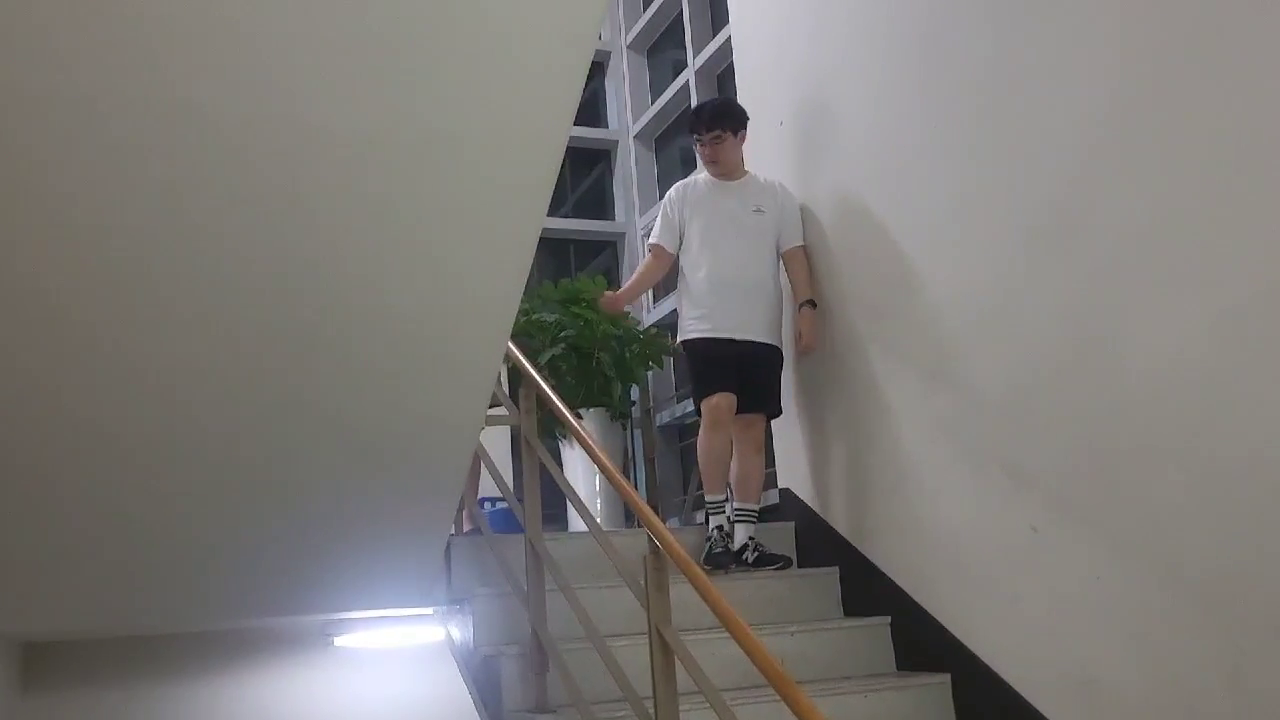
#> input picture frame 26 of check/v2.mp4, 1280 x 720 px, given in place of video8.mp4, which was not available
$ jupyter execute '2주차2_3612최도윤_경계검출.ipynb'
#> lines starting #> are read from the running program, lines starting #| are printed output that depends on the picture; after the words box and inside, x2 and y2 are one past the last pixel; in counts of white or black regions, pixels touching at a corner belong together; pictures that were not available may be replaced by others from this repository, and a replacement may not be noted
#> further down, image is the input picture: shape (720, 1280, 3); mean B, G, R 118.7, 121.3, 124.1
[cell 1]
import cv2
import numpy as np
green_cnt, cnt = 0, 0 # 긴 선분의 개수 세는 것
flag_l, flag_r = False, False #좌우 선분에서

def region_of_interest(img,vertices):
    # 이 함수의 경우에는 도움 받음 - gpt, 마스크 처리한 이미지 반환하는 함수
    mask = np.zeros_like(img)
    match_mask_color = 255
    cv2.fillPoly(mask,vertices,match_mask_color)
    masked_image=cv2.bitwise_and(img,mask)
    return masked_image

def draw_the_lines(img,lines):
  imge=np.copy(img)
  global green_cnt, flag_l, flag_r,cnt
  green_cnt = 0
  cnt = 0 #green_cnt 초기화
  flag_r, flag_l = False, False # flag들 초기화
  blank_image=np.zeros((imge.shape[0],imge.shape[1],3),dtype=np.uint8)
  if lines is None:
      return imge

  #line들에 대해서 길이를 측정하고 그리기, 길이에 따라 유형 구분
  for line in lines:
    for x1,y1,x2,y2 in line:
        # print(x1,x2,y1,y2)
        color = (255,0,0)
        cnt += 1
        #꺽이는지 여부에 따라서 다른 색을 표현하고자 함
        if (abs(x1-x2) / img.shape[1] < abs(y1-y2) / img.shape[0]):
            color = (0,255,0)
            green_cnt += 1
            if x1 < img.shape[1] // 2 and x2 < img.shape[1] * 2 //3:
                flag_l = True
            elif x1 > img.shape[1] // 2 and x1 > img.shape[1] // 3:
                flag_r = True
        cv2.line(blank_image,(x1,y1),(x2,y2),color,thickness=20)
        imge = cv2.addWeighted(imge,1,blank_image,1,0.0)
  return imge

def filter_color(image):
    white_threshold = 200
    lower_white = np.array([white_threshold, white_threshold, white_threshold])
    upper_white = np.array([255, 255, 255])
    white_mask = cv2.inRange(image, lower_white, upper_white)
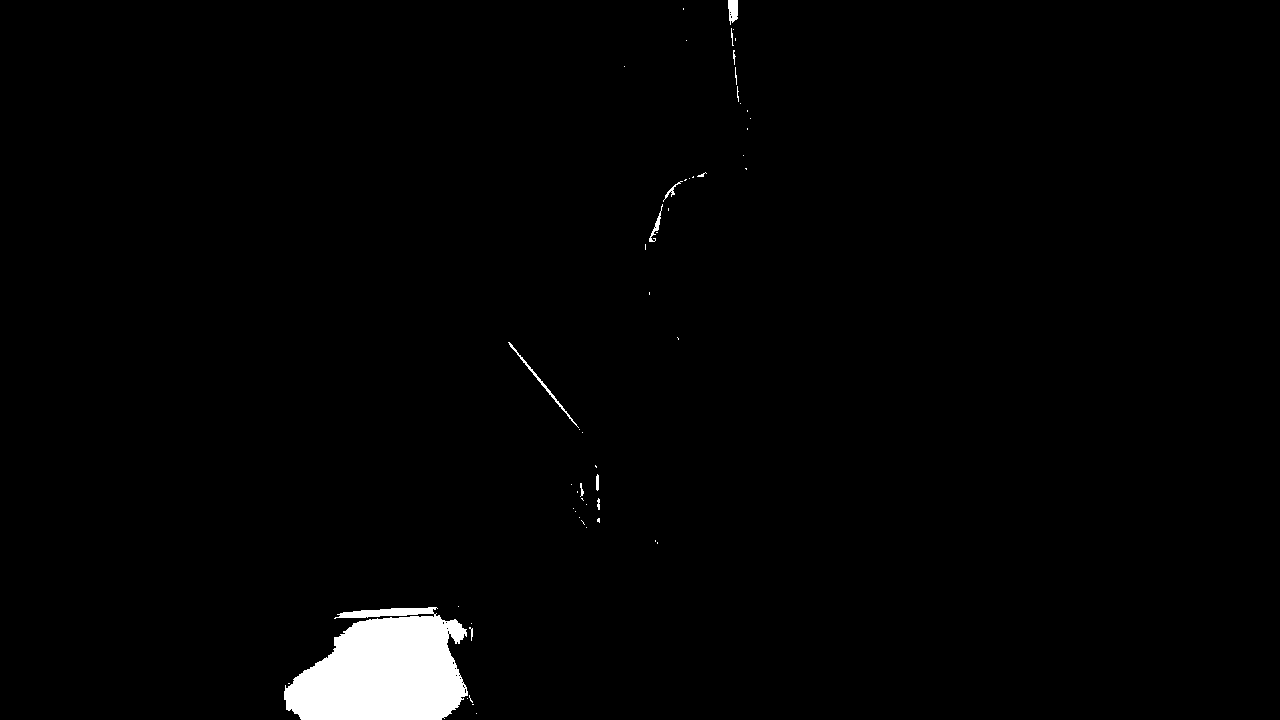
#> white_mask: shape (720, 1280); 1.8% white; 55 white regions (42 under 20 px), largest, box (x1, y1, x2, y2) and area: (284, 607, 468, 720) 15396, (508, 342, 579, 428) 244, (728, 0, 738, 25) 196
    white_image = cv2.bitwise_and(image, image, mask=white_mask)
    hsv = cv2.cvtColor(image, cv2.COLOR_BGR2HSV)
#> hsv: shape (720, 1280, 3); mean H, S, V 45.9, 23, 126.6
    lower_yellow = np.array([90,100,100])
    upper_yellow = np.array([110,255,255])
    yellow_mask = cv2.inRange(hsv, lower_yellow, upper_yellow)
#> yellow_mask: shape (720, 1280); 0% white in thin lines or dots, all inside (x1, y1, x2, y2) = (491, 502, 494, 508)
    yellow_image = cv2.bitwise_and(image, image, mask=yellow_mask)
    image2 = cv2.addWeighted(white_image, 1., yellow_image, 1., 0.)
    return image2


def process_image(image):
    global green_cnt,flag_r,flag_l,cnt
    image=cv2.cvtColor(image,cv2.COLOR_BGR2RGB)
    height,width=image.shape[0],image.shape[1]
    region_of_interest_coor=[(0,min(height//2,400)),(width,min(height//2,400)),(0,height),(width,height)]

    # 이미지에 필터 처리하여서 노이즈 제거
    k = cv2.getStructuringElement(cv2.MORPH_RECT, (3,3))
    #blackhat = cv2.morphologyEx(image, cv2.MORPH_TOPHAT, k)
    eroded = cv2.erode(image, k)
    gray_image = cv2.cvtColor(eroded,cv2.COLOR_RGB2GRAY)
    blurred = cv2.GaussianBlur(gray_image,(11,11),0)
    # blurred = cv2.Laplacian(gray_image,-1)
    canny_image = cv2.Canny(blurred,50,200)
#> canny_image: shape (720, 1280); 0.38% white in thin lines or dots, all inside (x1, y1, x2, y2) = (487, 0, 1050, 720)

    #gpt의 도움 받음 - roi 이미지 선택하고 이에서 허프 변환을 통해 선을 탐지
    cropped = region_of_interest(canny_image,np.array([region_of_interest_coor],np.int32))
#> in region_of_interest, `masked_image=cv2.bitwise_and(img,mask)`:
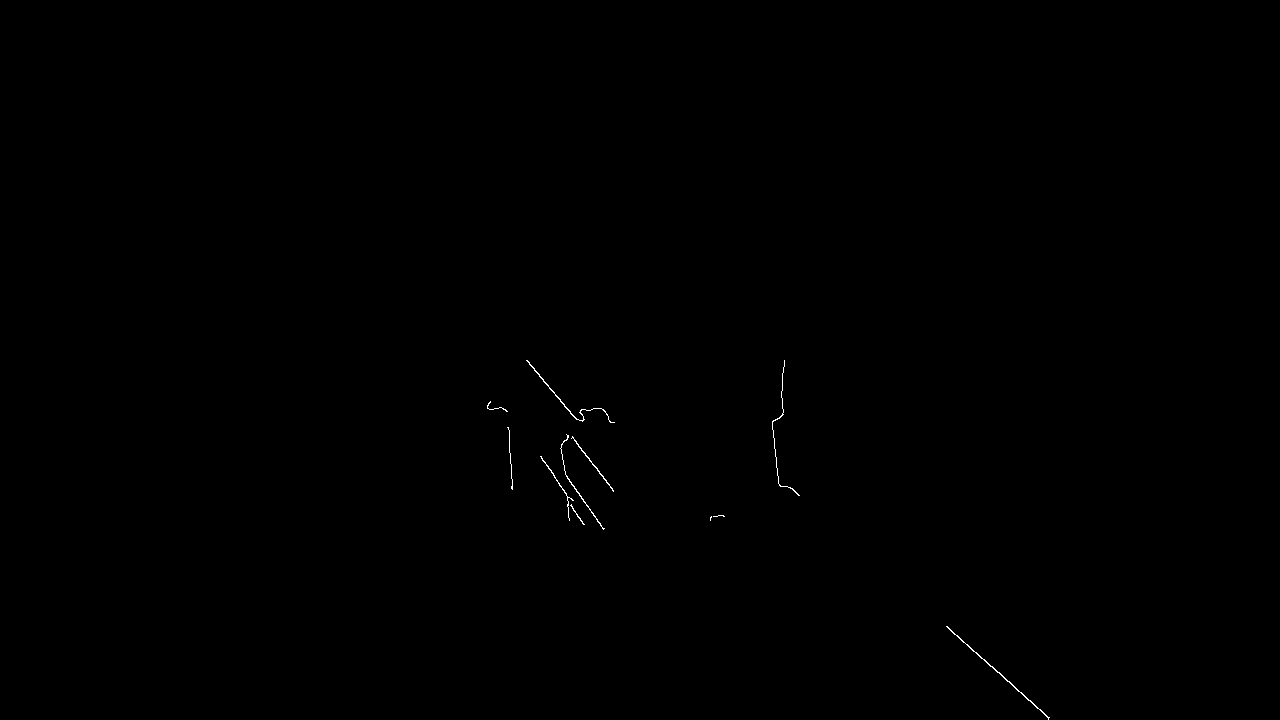
#> masked_image: shape (720, 1280); 0.11% white in thin lines or dots, all inside (x1, y1, x2, y2) = (487, 360, 1050, 720)
    lines = cv2.HoughLinesP(cropped,rho=1,theta=np.pi/180,threshold=15,lines=np.array([]),minLineLength=20,maxLineGap=100)
#> lines = 17 rows, first 6: [946, 626, 1048, 718], [565, 474, 603, 529], [507, 411, 512, 489], [527, 360, 576, 419], [572, 436, 613, 491], [772, 426, 779, 485]
    image_with_lines = draw_the_lines(image,lines)
#> the loop in draw_the_lines, `for line in lines:` made 17 passes
#> after the loop in draw_the_lines, `for line in lines:`:
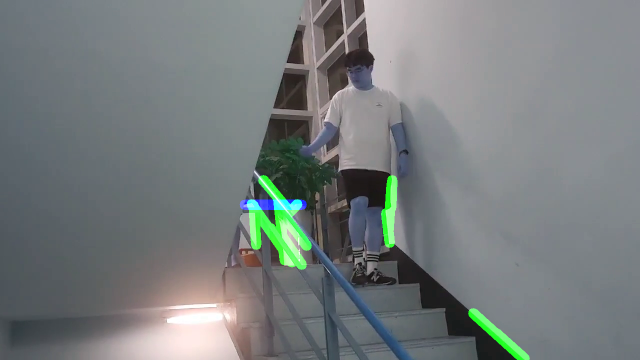
#> imge: shape (720, 1280, 3) (shown at 1/2 size); mean of channels 0, 1, 2 124.6, 124.3, 118.7; drawn as B, G, R
#> after the loop in draw_the_lines, `for line in lines:`: cnt = 17; green_cnt = 16
    #여기까지만

    # 이미지 합치고 green_cnt의 개수에 따라서 위험 정도 판별
    # 긴 경계의 수가 많으면 그만큼 경계로 둘러싸일 확률이 높다 -> 안전할 확률이 높다
    # print(green_cnt, cnt, flag_l, flag_r)
    combined_image = cv2.addWeighted(image, 0.8, image_with_lines, 1, 1)
    if green_cnt / (cnt+1) < 0.2 and (flag_l == False and flag_r == False):
        cv2.putText(combined_image, "Danger!" , (30,30), cv2.FONT_HERSHEY_SIMPLEX, 1, (0,255,0), 5)
    elif green_cnt / (cnt+1) < 0.5 or (flag_l == False or flag_r == False):
        cv2.putText(combined_image, "Maybe Danger!" , (30,30), cv2.FONT_HERSHEY_SIMPLEX, 1, (0,255,0), 5)
    else:
        cv2.putText(combined_image, "No Bangsim!" , (30,30), cv2.FONT_HERSHEY_SIMPLEX, 1, (0,255,0), 5)
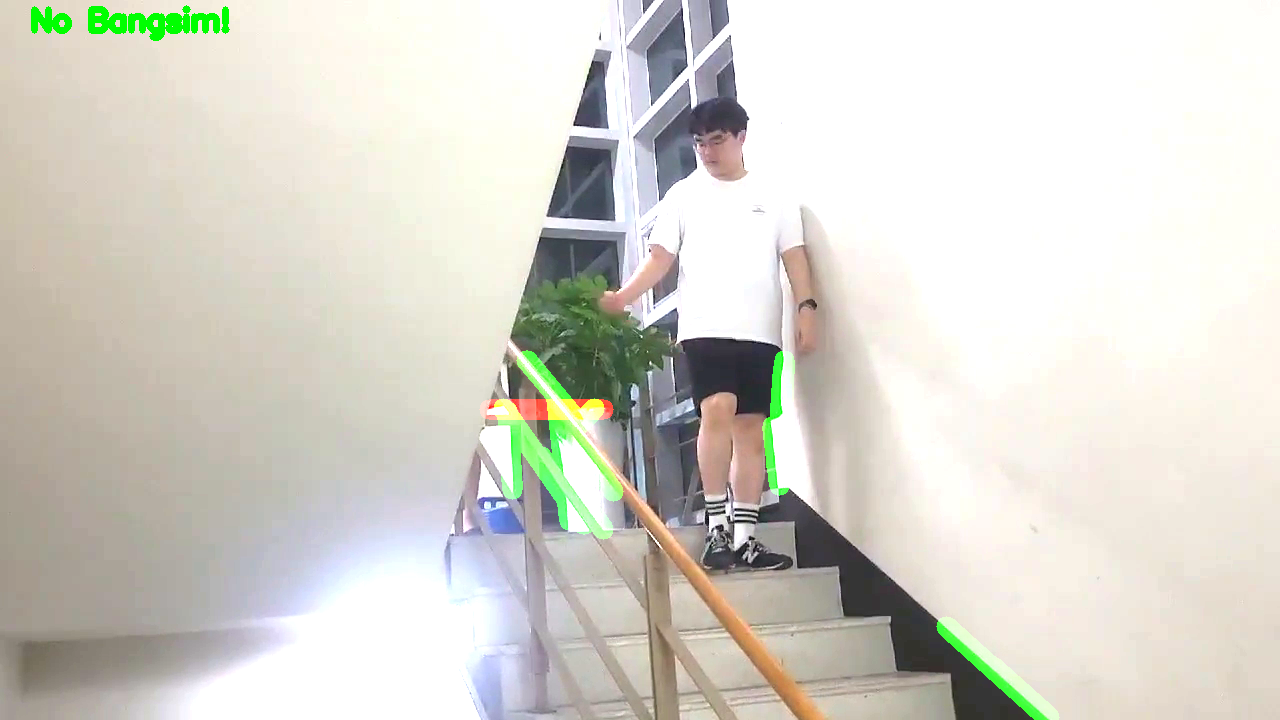
#> combined_image: shape (720, 1280, 3); mean R, G, B 214.8, 212.9, 204.2
    combined_image = cv2.cvtColor(combined_image,cv2.COLOR_RGB2BGR)
    return combined_image

#비디오 받아서 수행 - 웹캠으로 바꿔서 실전 적용
cap = cv2.VideoCapture('./video8.mp4')
if cap.isOpened():
    while True:
        ret, image = cap.read()
        green_cnt,cnt = 0,0
        if not ret:
            break
        mask_image = filter_color(image)
        processed_image = process_image(image)
        cv2.imshow('Lane Detection', processed_image)
        key = cv2.waitKey(1)
#> (key Esc is pressed here)
        if key == 27:
            break

cap.release()
cv2.destroyAllWindows()

$ run again, starting later in the video
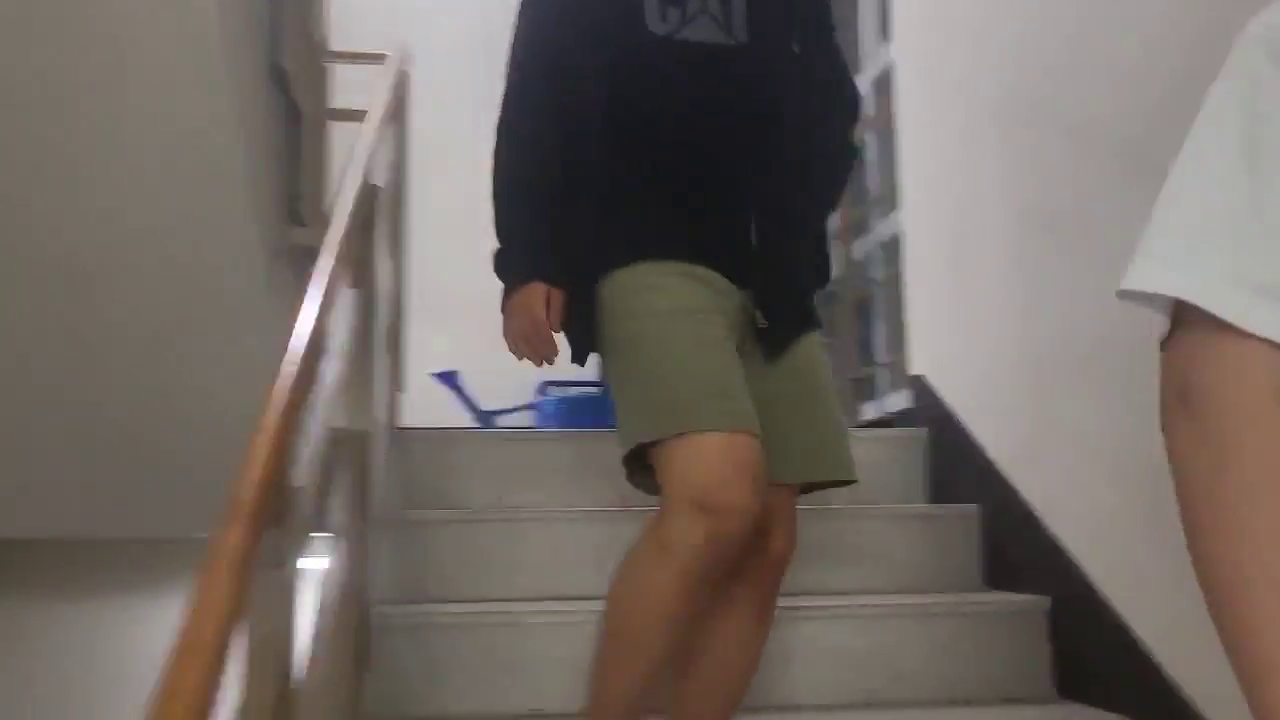
#> input picture frame 120 of check/v2.mp4, 1280 x 720 px, given in place of video8.mp4, which was not available
#> image is the input picture: shape (720, 1280, 3); mean B, G, R 99.8, 105.1, 113.4
#> in filter_color, `white_mask = cv2.inRange(image, lower_white, upper_white)`:
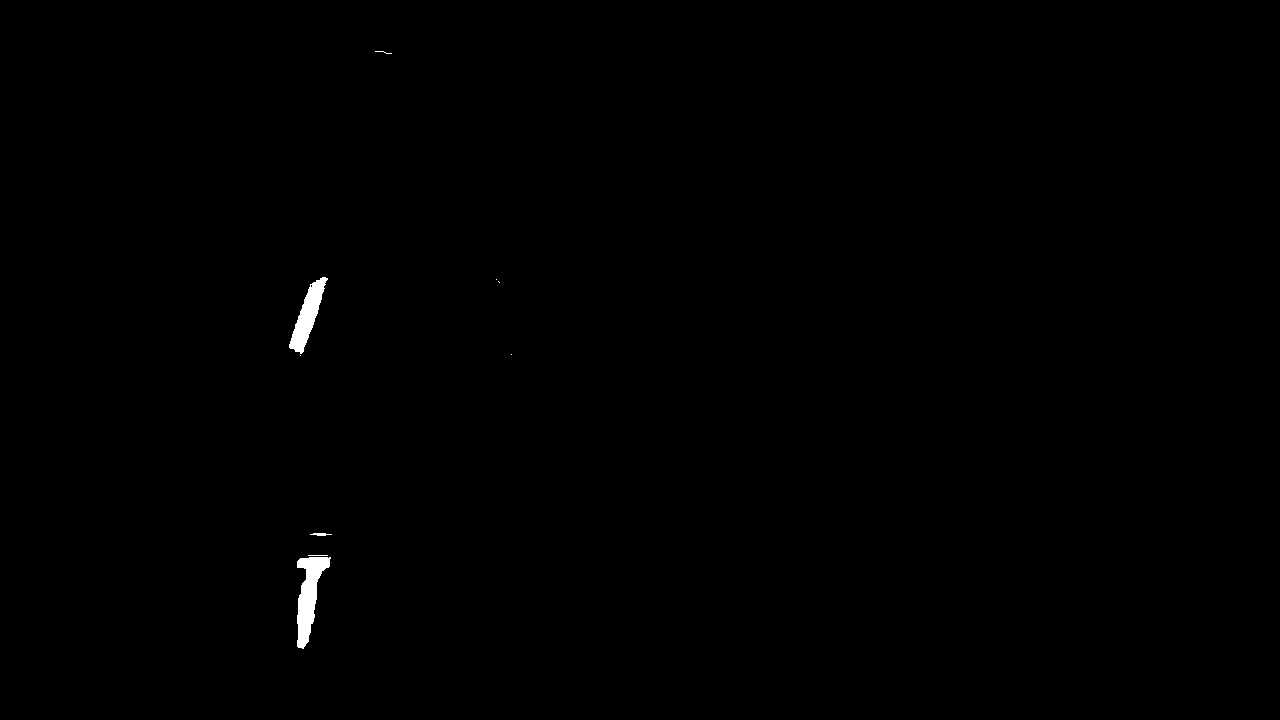
#> white_mask: shape (720, 1280); 0.31% white; 9 white regions (5 under 20 px), largest, box (x1, y1, x2, y2) and area: (297, 557, 331, 649) 1543, (289, 277, 328, 354) 1192, (310, 533, 332, 536) 44, (308, 555, 328, 556) 20
#> hsv: shape (720, 1280, 3); mean H, S, V 35.1, 40, 114.4
#> yellow_mask: shape (720, 1280); 0.02% white; 6 white regions (3 under 20 px), largest, box (x1, y1, x2, y2) and area: (546, 400, 560, 406) 84, (576, 395, 597, 396) 21, (568, 402, 574, 408) 20
#> canny_image: shape (720, 1280); 0.16% white in thin lines or dots, all inside (x1, y1, x2, y2) = (273, 0, 600, 569)
#> mask: shape (720, 1280); 25.1% white; 1 white region, box (x1, y1, x2, y2) and area: (0, 360, 1280, 720) 231684
#> masked_image: shape (720, 1280); 0.06% white in thin lines or dots, all inside (x1, y1, x2, y2) = (273, 360, 600, 427)
#> lines = [[398, 425, 541, 425], [280, 413, 299, 360], [428, 373, 599, 361], [273, 394, 284, 360], [446, 370, 496, 424], [411, 426, 539, 426], [453, 392, 471, 414], [470, 414, 540, 400], [431, 372, 599, 360], [441, 370, 586, 365], [430, 376, 497, 424], [277, 417, 298, 362]]
#> the loop in draw_the_lines, `for line in lines:` made 12 passes
#> after the loop in draw_the_lines, `for line in lines:`: cnt = 12; green_cnt = 6
#> in process_image, `cv2.putText(combined_image, "Maybe Danger!" , (30,30), cv2.FONT_HERSHE..`:
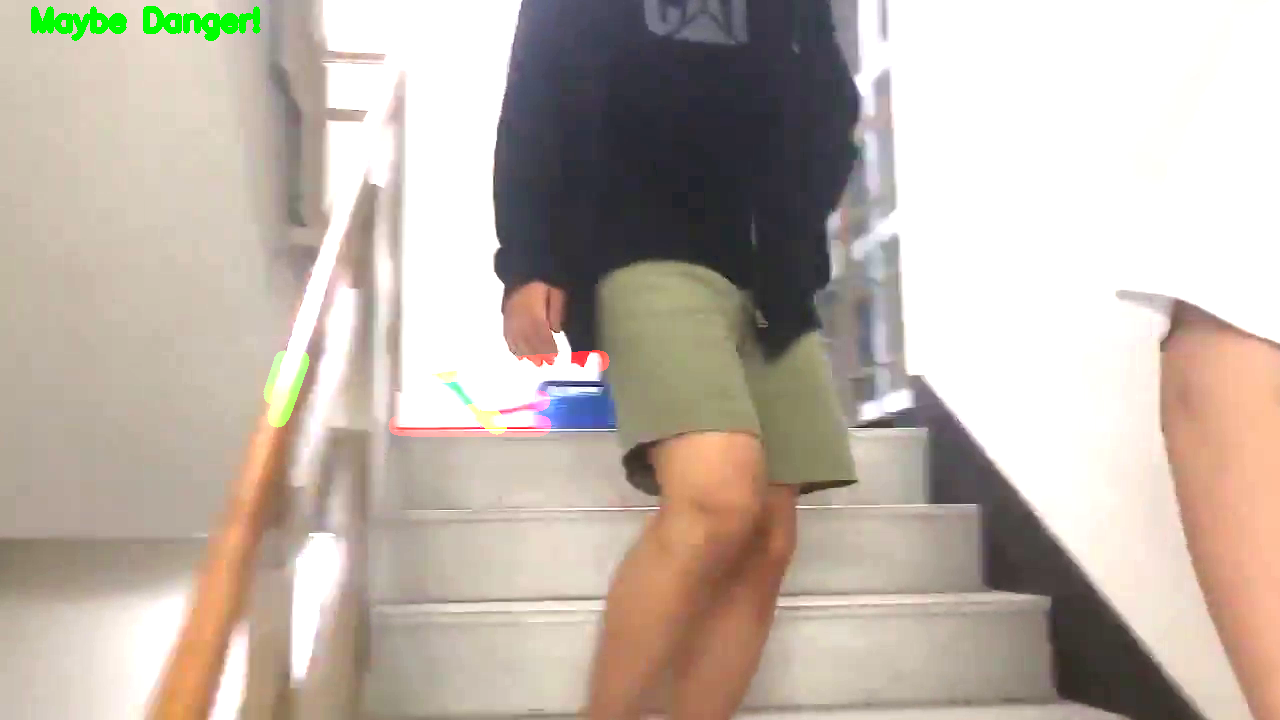
#> combined_image: shape (720, 1280, 3); mean R, G, B 190.6, 179.1, 168.6
